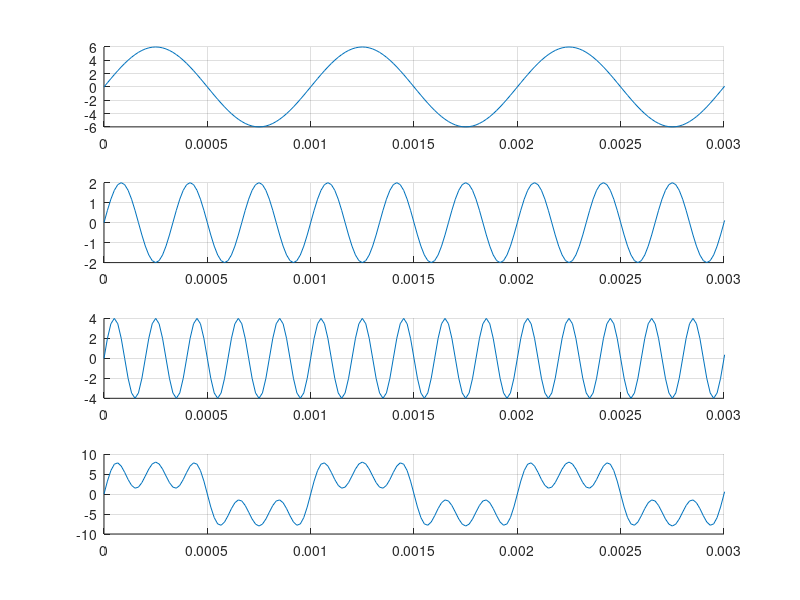
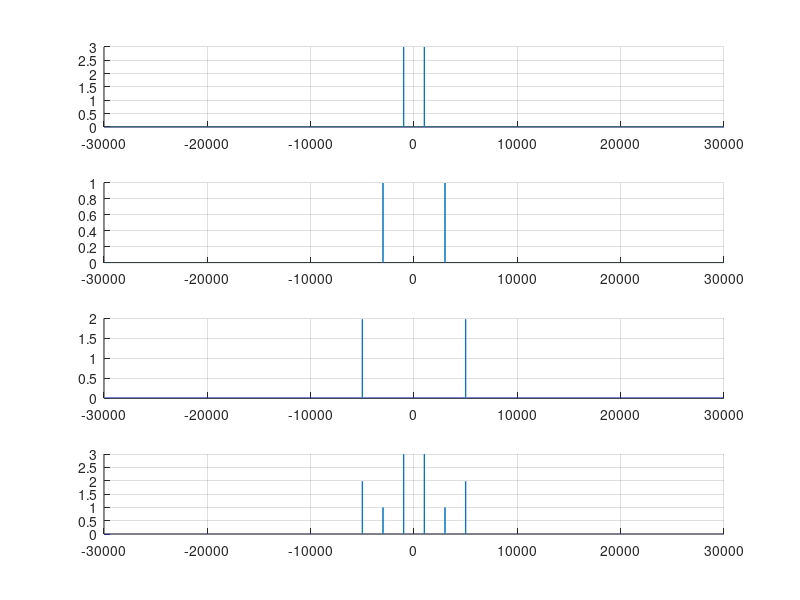
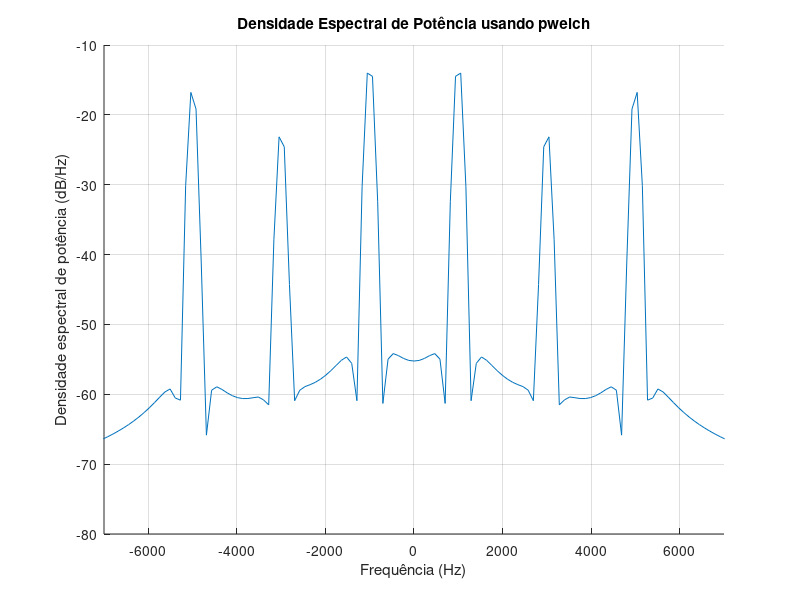

The MATLAB script that drew these images, in order:
pkg load signal;

clear all; close all; clc;

f= 1000;
T= 1/f;

fs = 60 * f;
ts = 1/fs;
phi = 0;

t = 0 : ts : 1;

s1_t = 6*sin(2*pi*f*t);
s2_t = 2*sin(2*pi*3*f*t);
s3_t = 4*sin(2*pi*5*f*t);

sinal_somado = s1_t + s2_t + s3_t;

figure;
subplot(4,1,1); hold on; grid on;
plot(t, s1_t);
xlim([0 3*T]);

subplot(4,1,2); hold on; grid on;
plot(t, s2_t);
xlim([0 3*T]);

subplot(4,1,3); hold on; grid on;
plot(t, s3_t);
xlim([0 3*T]);

subplot(4,1,4); hold on; grid on;
plot(t, sinal_somado);
xlim([0 3*T]);


% dominio da frequencia
passo_f = length(t)/(fs+1);
f_axis = -fs/2 : passo_f : fs/2;

X_fs1 = fft(s1_t)/length(s1_t);
X_fs1 = fftshift(X_fs1);

X_fs2 = fft(s2_t)/length(s2_t);
X_fs2 = fftshift(X_fs2);

X_fs3 = fft(s3_t)/length(s3_t);
X_fs3 = fftshift(X_fs3);

X_fst = fft(sinal_somado)/length(sinal_somado);
X_fst = fftshift(X_fst);

% falta colocar label
figure;
subplot(4,1,1); hold on; grid on;
plot(f_axis, abs(X_fs1));

subplot(4,1,2); hold on; grid on;
plot(f_axis, abs(X_fs2));

subplot(4,1,3); hold on; grid on;
plot(f_axis, abs(X_fs3));

subplot(4,1,4); hold on; grid on;
plot(f_axis, abs(X_fst));

% calculando a potencia
potencia_media = 1/length(sinal_somado) * (norm(sinal_somado)).^2

% densidade espectral de potencia
[densidade_espectral, frequencias] = pwelch(sinal_somado, [], [], [], fs, 'shift', 'semilogy');

figure; hold on; grid on;
plot(frequencias, 10*log10(densidade_espectral));
xlim([-7000 7000]);
xlabel('Frequência (Hz)');
ylabel('Densidade espectral de potência (dB/Hz)');
title('Densidade Espectral de Potência usando pwelch');